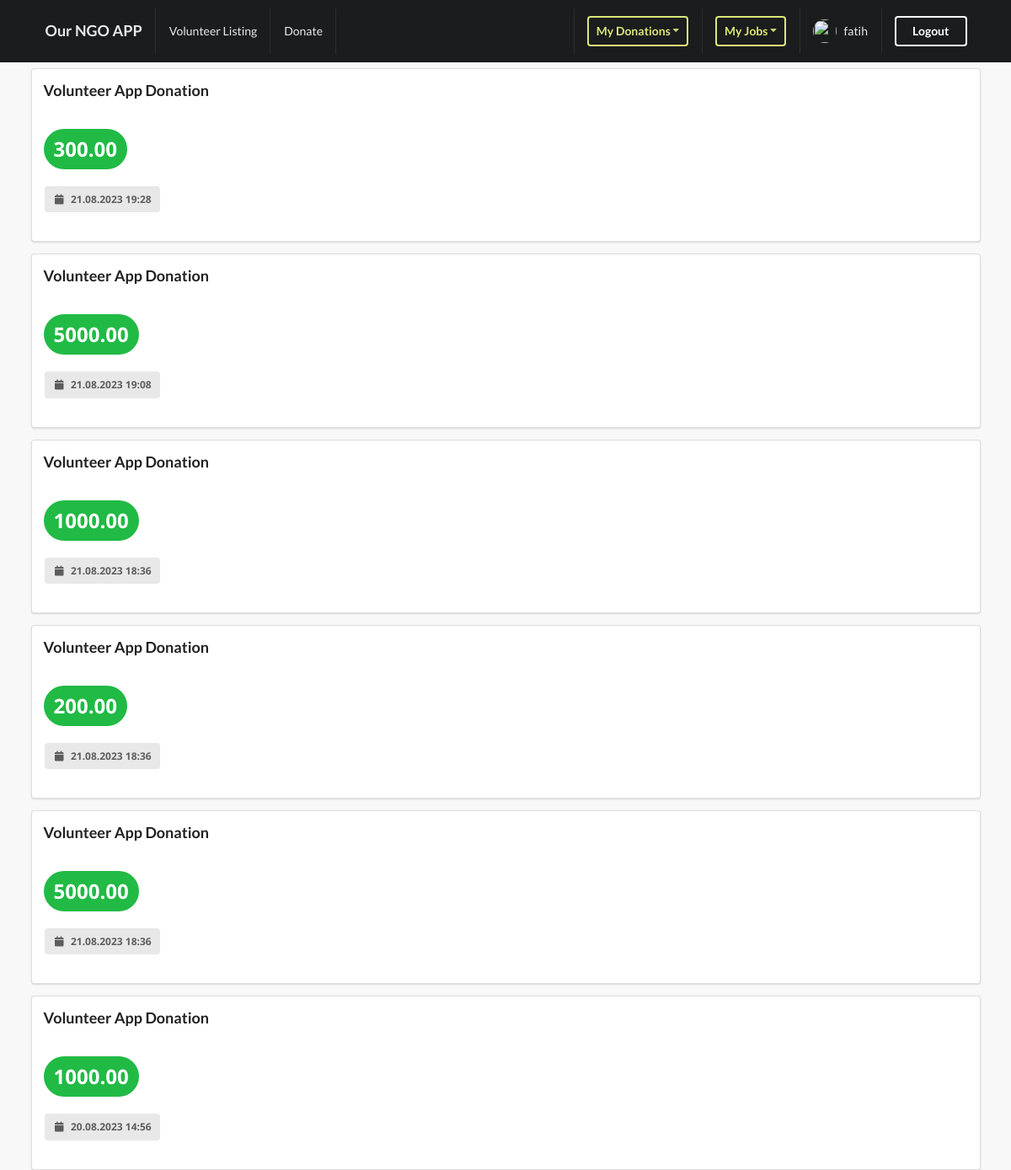
The app's page /profiles/my-donations (signed in) with its own data.
### donations/models.py (models this page shows, shortened)
class Donation(models.Model):
    name = models.CharField(max_length=100, default="Volunteer App Donation")
    amount = MoneyField(max_digits=14, decimal_places=2, default_currency='USD')
    FREQUENCY_TYPE = [
        ('One-time', 'One-time'),
        ('Monthly', 'Monthly'),
        ('Annually', 'Annually'),
    ]
    frequency = models.CharField(choices=FREQUENCY_TYPE, default='One-time', max_length=20)
    created = models.DateTimeField(auto_now=True)
    user = models.ForeignKey(User, on_delete=models.CASCADE)
    class Meta:
        ordering = ('-created',)

### profiles/views.py (the view)
# urls.py: path("my-donations", views.my_donations_view, name="my-donations")
@login_required
def my_donations_view(request):
    is_empty = False
    my_donations = Donation.objects.filter(user=request.user).all()
    is_empty = False if len(my_donations) > 0 else True
    data = {
        "my_donations": my_donations,
        "is_empty": is_empty
    }
    return render(request, "profiles/my_donations.html", data)

### profiles/context_processor.py (called while the page is built)
def profile_pic(request):
    if request.user.is_authenticated:
        profile_obj = Profile.objects.get(user=request.user)
        pic = profile_obj.avatar
        return {'picture':pic}
    return {}

### profiles/templates/profiles/my_donations.html (shortened to what this page needs)
{% extends 'base.html' %}
{% block content %}
    {% if is_empty %}
    <div class="ui placeholder segment">
        <div class="ui icon header">
          <i class="search icon"></i>
          You don't have any donations
        </div>
        <div class="inline">
            <a href="{% url 'donations:donate' %}" class="ui blue basic button">
                Make a donation
            </a>
        </div>
    </div>
    {% else %}
        {% for donation in my_donations %}
        <div class="ui segment">
            <div class="ui grid">
                <div class="row">
                    <div class="five wide column">
                        <h3>{{donation.name}}</h3>
                        <br>
                        <div class="extra">
                            <div class="ui massive green circular label">{{donation.amount}}</div>
                            <br></br>
                            <div class="ui label">
                                <p><i class="calendar icon"></i> {{ donation.created|date:"d.m.Y H:i" }}</p>
                            </div>
                        </div>
                        <br>
                    </div>
                </div>
            </div>
        </div>
        {% endfor %}
    {% endif %}
{% endblock content %}

### templates/main/navbar.html (shortened to what this page needs)
{% url 'welcome-view' as path_to_welcome %}
{% url 'profiles:my-home-page-view' as path_to_my_home_page %}
{% url 'volunteer_listing:jobs-list-view' as path_to_volunteer_job_list %}
{% url 'donations:donate' as path_to_donation_form %}
<div class="ui inverted menu nav mb-7">
    <div class="ui container">
      <a href="{{path_to_welcome}}" class="{% if request.path == path_to_welcome %}active{% endif %} item">
          <h3>Our NGO APP</h3>
      </a>
      <a href="{{path_to_volunteer_job_list}}" class="{% if request.path == path_to_volunteer_job_list %}active{% endif %} item">
        Volunteer Listing
      </a>
      <a href="{{path_to_donation_form}}" class="ui item">
        Donate
      </a>
      <div class="right menu">
          {% if request.user.is_authenticated %}
          <div class="item">
            <div class="ui inverted floating dropdown icon button olive"> My Donations
              <i class="dropdown icon"></i>
           </div>
          </div>
          <div class="item">
            <div class="ui inverted floating dropdown icon button olive"> My Jobs
              <i class="dropdown icon"></i>
           </div>
          </div>
              <a href="{{path_to_my_home_page}}" class="ui {% if request.path == path_to_my_home_page %}active{% endif %} item">
                  <img src={{picture.url}} class="ui avatar image">&nbsp;
                   {{ request.user }}
              </a>
              <div class="right item">
                <a href="{% url 'account_logout' %}" class="ui inverted button">
                    Logout
                </a>
              </div>
          {% else %}
          <div class="right item">
            <a href="{% url 'account_login' %}" class="ui inverted button">
              Login
            </a>
          </div>
          {% endif %}
      </div>
    </div>
</div>

### static_code_files/style.css (style rules this page uses)
body { background: #F8F8F8 !important; font-family: 'Nunito', sans-serif !important; font-family: 'Open Sans', sans-serif !important; }
.nav { border-radius: 0px !important; padding: 10px 0 10px 0 !important; }
.mb-7 { margin-bottom: 7px !important; }

### records on screen
Donation: name "Volunteer App Donation", amount "300.00", created "21.08.2023 19:28"
Donation: name "Volunteer App Donation", amount "5000.00", created "21.08.2023 19:08"
Donation: name "Volunteer App Donation", amount "1000.00", created "21.08.2023 18:36"
Donation: name "Volunteer App Donation", amount "200.00", created "21.08.2023 18:36"
Donation: name "Volunteer App Donation", amount "5000.00", created "21.08.2023 18:36"
Donation: name "Volunteer App Donation", amount "1000.00", created "20.08.2023 14:56"

### other values on screen
{{ request.user }} "fatih"
